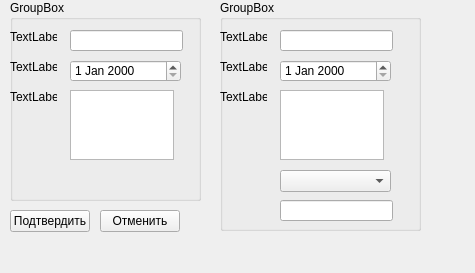
<?xml version="1.0" encoding="UTF-8"?>
<ui version="4.0">
 <class>Edit</class>
 <widget class="QWidget" name="Edit">
  <property name="geometry">
   <rect>
    <x>0</x>
    <y>0</y>
    <width>475</width>
    <height>273</height>
   </rect>
  </property>
  <property name="windowTitle">
   <string>Form</string>
  </property>
  <widget class="QGroupBox" name="gbEquip">
   <property name="geometry">
    <rect>
     <x>10</x>
     <y>0</y>
     <width>191</width>
     <height>201</height>
    </rect>
   </property>
   <property name="title">
    <string>GroupBox</string>
   </property>
   <widget class="QLineEdit" name="leNameEq">
    <property name="geometry">
     <rect>
      <x>60</x>
      <y>30</y>
      <width>113</width>
      <height>21</height>
     </rect>
    </property>
   </widget>
   <widget class="QDateEdit" name="deFirstExpDate">
    <property name="geometry">
     <rect>
      <x>60</x>
      <y>60</y>
      <width>111</width>
      <height>22</height>
     </rect>
    </property>
   </widget>
   <widget class="QLabel" name="label">
    <property name="geometry">
     <rect>
      <x>0</x>
      <y>30</y>
      <width>47</width>
      <height>14</height>
     </rect>
    </property>
    <property name="text">
     <string>TextLabel</string>
    </property>
   </widget>
   <widget class="QLabel" name="label_2">
    <property name="geometry">
     <rect>
      <x>0</x>
      <y>60</y>
      <width>47</width>
      <height>14</height>
     </rect>
    </property>
    <property name="text">
     <string>TextLabel</string>
    </property>
   </widget>
   <widget class="QLabel" name="label_3">
    <property name="geometry">
     <rect>
      <x>0</x>
      <y>90</y>
      <width>47</width>
      <height>14</height>
     </rect>
    </property>
    <property name="text">
     <string>TextLabel</string>
    </property>
   </widget>
   <widget class="QTextEdit" name="leNote">
    <property name="geometry">
     <rect>
      <x>60</x>
      <y>90</y>
      <width>104</width>
      <height>70</height>
     </rect>
    </property>
   </widget>
  </widget>
  <widget class="QGroupBox" name="gbTest">
   <property name="geometry">
    <rect>
     <x>220</x>
     <y>0</y>
     <width>201</width>
     <height>231</height>
    </rect>
   </property>
   <property name="title">
    <string>GroupBox</string>
   </property>
   <widget class="QLineEdit" name="leNameTest">
    <property name="geometry">
     <rect>
      <x>60</x>
      <y>30</y>
      <width>113</width>
      <height>21</height>
     </rect>
    </property>
   </widget>
   <widget class="QDateEdit" name="deDateTest">
    <property name="geometry">
     <rect>
      <x>60</x>
      <y>60</y>
      <width>111</width>
      <height>22</height>
     </rect>
    </property>
   </widget>
   <widget class="QLabel" name="label_4">
    <property name="geometry">
     <rect>
      <x>0</x>
      <y>30</y>
      <width>47</width>
      <height>14</height>
     </rect>
    </property>
    <property name="text">
     <string>TextLabel</string>
    </property>
   </widget>
   <widget class="QLabel" name="label_5">
    <property name="geometry">
     <rect>
      <x>0</x>
      <y>60</y>
      <width>47</width>
      <height>14</height>
     </rect>
    </property>
    <property name="text">
     <string>TextLabel</string>
    </property>
   </widget>
   <widget class="QLabel" name="label_6">
    <property name="geometry">
     <rect>
      <x>0</x>
      <y>90</y>
      <width>47</width>
      <height>14</height>
     </rect>
    </property>
    <property name="text">
     <string>TextLabel</string>
    </property>
   </widget>
   <widget class="QTextEdit" name="leDescript">
    <property name="geometry">
     <rect>
      <x>60</x>
      <y>90</y>
      <width>104</width>
      <height>70</height>
     </rect>
    </property>
   </widget>
   <widget class="ComboBoxForDB" name="cbEquipId">
    <property name="geometry">
     <rect>
      <x>60</x>
      <y>170</y>
      <width>111</width>
      <height>22</height>
     </rect>
    </property>
   </widget>
   <widget class="QLineEdit" name="unshowing">
    <property name="geometry">
     <rect>
      <x>60</x>
      <y>200</y>
      <width>113</width>
      <height>21</height>
     </rect>
    </property>
   </widget>
  </widget>
  <widget class="QPushButton" name="Apply">
   <property name="geometry">
    <rect>
     <x>10</x>
     <y>210</y>
     <width>80</width>
     <height>22</height>
    </rect>
   </property>
   <property name="text">
    <string>Подтвердить</string>
   </property>
  </widget>
  <widget class="QPushButton" name="Delete">
   <property name="geometry">
    <rect>
     <x>100</x>
     <y>210</y>
     <width>80</width>
     <height>22</height>
    </rect>
   </property>
   <property name="text">
    <string>Отменить</string>
   </property>
  </widget>
 </widget>
 <customwidgets>
  <customwidget>
   <class>ComboBoxForDB</class>
   <extends>QComboBox</extends>
   <header>comboboxfordb.h</header>
  </customwidget>
 </customwidgets>
 <resources/>
 <connections/>
</ui>
